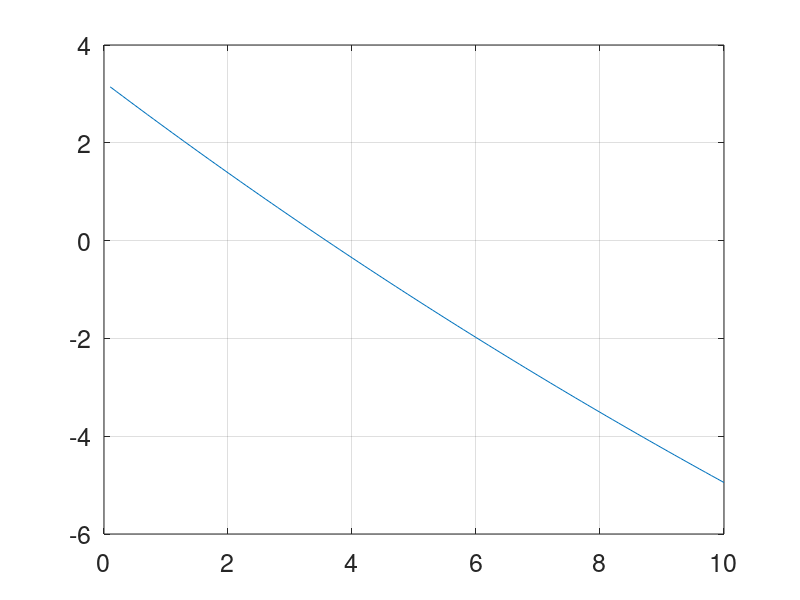

The MATLAB script that drew this image:
clear
clc
close all

%K = 1:100;
m = 82;
g = 9.81;

K = 0:0.1:10;

V = ((m*g)./K).*(1-exp(-K*4/m))-36;

plot(K,V)
grid on
set(gca,'FontSize',18)

%%%Inital Guess
K = 4;
%%%
VK = ((m*g)./K).*(1-exp(-K*4/m))-36;

delK = 1;

Ki1 = K + delK;

VKi1 = ((m*g)./Ki1).*(1-exp(-Ki1*4/m))-36;

Vprime = (VKi1 - VK)/delK;

K1 = K - VK/Vprime
